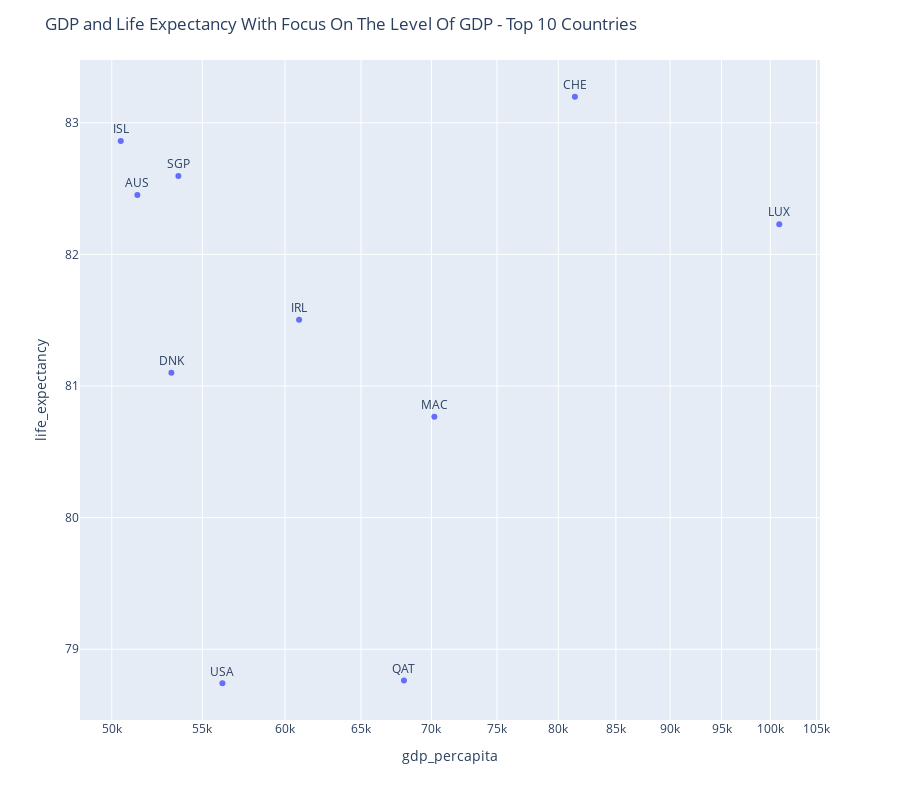

Here is the notebook cell this chart was saved with:
### Code cell
# scatter plot of 'GDP and Life Expectancy With Focus On The Level Of GDP - Top 10 Countries'
fig3 = px.scatter(df_pop_eco2015.sort_values(by ='gdp_percapita', ascending = False).head(10), x ="gdp_percapita", y = "life_expectancy", text = "country_code", log_x = True, size_max = 60)
fig3.update_traces(textposition ='top center')
fig3.update_layout(
    height = 800,
    title_text = 'GDP and Life Expectancy With Focus On The Level Of GDP - Top 10 Countries')
fig3.show()

### Figure 1 — Plotly figure (JSON) as saved in the notebook; plotly's stock layout.template omitted (floating-point values rounded to 4 significant figures)
{"data": [{"hovertemplate": "gdp_percapita=%{x}<br>life_expectancy=%{y}<br>country_code=%{text}<extra></extra>", "legendgroup": "", "marker": {"color": "#636efa", "symbol": "circle"}, "mode": "markers+text", "name": "", "orientation": "v", "showlegend": false, "text": ["LUX", "CHE", "MAC", "QAT", "IRL", "USA", "SGP", "DNK", "AUS", "ISL"], "textposition": "top center", "type": "scatter", "x": [101000.0, 81410.0, 70210.0, 68000.0, 60900.0, 56170.0, 53630.0, 53240.0, 51360.0, 50470.0], "xaxis": "x", "y": [82.23, 83.2, 80.77, 78.76, 81.5, 78.74, 82.6, 81.1, 82.45, 82.86], "yaxis": "y"}], "layout": {"height": 800, "legend": {"tracegroupgap": 0}, "margin": {"t": 60}, "title": {"text": "GDP and Life Expectancy With Focus On The Level Of GDP - Top 10 Countries"}, "xaxis": {"anchor": "y", "domain": [0, 1], "title": {"text": "gdp_percapita"}, "type": "log"}, "yaxis": {"anchor": "x", "domain": [0, 1], "title": {"text": "life_expectancy"}}}}
